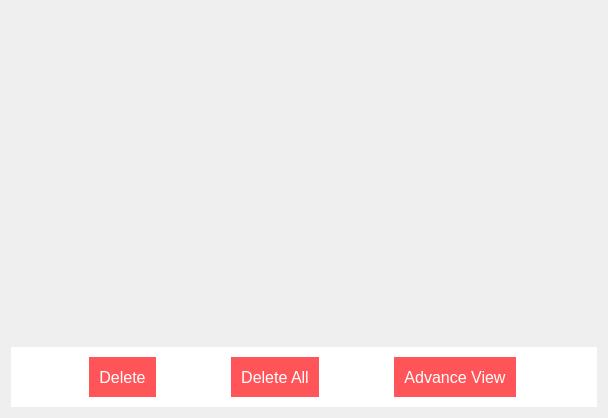
<?xml version="1.0" encoding="UTF-8"?>
<ui version="4.0">
 <class>ManageActivity</class>
 <widget class="QWidget" name="ManageActivity">
  <property name="geometry">
   <rect>
    <x>0</x>
    <y>0</y>
    <width>608</width>
    <height>418</height>
   </rect>
  </property>
  <property name="windowTitle">
   <string>Manage Activity</string>
  </property>
  <layout class="QHBoxLayout" name="horizontalLayout">
   <item>
    <layout class="QVBoxLayout" name="verticalLayout">
     <item>
      <widget class="QFrame" name="horizontalFrame">
       <property name="styleSheet">
        <string notr="true">QTableView {
    border: 1px solid #d3d3d3;  /* Border around the entire table */
    selection-background-color: #a1c4fd;  /* Background color for selected cells */
    selection-color: white;  /* Text color for selected cells */
    alternate-background-color: #f2f2f2;  /* Background color for alternate rows */
    gridline-color: #cccccc;  /* Color of gridlines separating cells */
    background-color: #ffffff;  /* Background color of the table */
}

/* Styling for individual cells */
QTableView::item {
    padding: 2px;  /* Padding inside each cell */
	font-size:12px;
    color: black;  /* Default text color */
    background-color: white;  /* Default background color of cells */
}

/* Styling for selected cells */
QTableView::item:selected {
    background-color: rgb(255, 85, 88);  /* Background color for selected cells */
    color: white;  /* Text color for selected cells */
}

/* Row Styling (for alternate rows) */
QTableView::item:alternate {
    background-color: #f9f9f9;  /* Background color for alternate rows */
}

/* Styling for header cells */
QHeaderView::section {
    background-color: rgb(104, 109, 118);  /*#2c3e50 Header background color */
    color: white;  /* Header text color */
    padding: 5px;  /* Padding for header cells */
    font-weight: bold;  /* Bold font for header text */
    text-align: center;  /* Center-align header text */
}

/* Header horizontal lines */
QHeaderView::section:horizontal {
    border-right: 1px solid #d3d3d3;  /* Border between header cells */
}

/* For sorting indicators in the header */
QHeaderView::indicator:checked {
    background-color: #0078d4;  /* Sorting indicator background color */
}


/* Scrollbar Styling */

QScrollBar:horizontal {
        min-width: 240px;
        height: 13px;
    }

    QScrollBar:vertical {
        min-height: 240px;
        width: 13px;
    }

    QScrollBar::groove {
        background: gray;
        border-radius: 2px;
    }

    QScrollBar::handle {
        background: rgb(74, 144, 226);
        border-radius: 2px;
    }

    QScrollBar::handle:horizontal {
        width: 25px;
    }

    QScrollBar::handle:vertical {
        height: 25px;
    }</string>
       </property>
       <layout class="QHBoxLayout" name="table_horizontalLayout"/>
      </widget>
     </item>
     <item>
      <widget class="QFrame" name="horizontalFrame">
       <property name="sizePolicy">
        <sizepolicy hsizetype="Preferred" vsizetype="Fixed">
         <horstretch>0</horstretch>
         <verstretch>0</verstretch>
        </sizepolicy>
       </property>
       <property name="maximumSize">
        <size>
         <width>16777215</width>
         <height>60</height>
        </size>
       </property>
       <property name="styleSheet">
        <string notr="true">background-color: rgb(255, 255, 255);</string>
       </property>
       <layout class="QHBoxLayout" name="horizontalLayout_2">
        <item>
         <widget class="QPushButton" name="del_btn">
          <property name="sizePolicy">
           <sizepolicy hsizetype="Fixed" vsizetype="Fixed">
            <horstretch>0</horstretch>
            <verstretch>0</verstretch>
           </sizepolicy>
          </property>
          <property name="maximumSize">
           <size>
            <width>16777215</width>
            <height>40</height>
           </size>
          </property>
          <property name="font">
           <font>
            <pointsize>12</pointsize>
           </font>
          </property>
          <property name="styleSheet">
           <string notr="true">QPushButton{
	color: rgb(255, 255, 255);
	background-color: rgb(255, 85, 88);
	border:none;
	padding:10px;
}
QPushButton:hover{
	background-color: rgb(194, 65, 69);
}</string>
          </property>
          <property name="text">
           <string>Delete</string>
          </property>
          <property name="icon">
           <iconset>
            <normalon>:/resources/icons/delete_selected.svg</normalon>
           </iconset>
          </property>
          <property name="iconSize">
           <size>
            <width>28</width>
            <height>28</height>
           </size>
          </property>
         </widget>
        </item>
        <item>
         <widget class="QPushButton" name="delete_all_btn">
          <property name="sizePolicy">
           <sizepolicy hsizetype="Fixed" vsizetype="Fixed">
            <horstretch>0</horstretch>
            <verstretch>0</verstretch>
           </sizepolicy>
          </property>
          <property name="maximumSize">
           <size>
            <width>16777215</width>
            <height>40</height>
           </size>
          </property>
          <property name="font">
           <font>
            <pointsize>12</pointsize>
           </font>
          </property>
          <property name="styleSheet">
           <string notr="true">QPushButton{
	color: rgb(255, 255, 255);
	background-color: rgb(255, 85, 88);
	border:none;
	padding:10px;
}
QPushButton:hover{
	background-color: rgb(194, 65, 69);
}</string>
          </property>
          <property name="text">
           <string>Delete All</string>
          </property>
          <property name="icon">
           <iconset>
            <normalon>:/resources/dashboard-icons/delete.svg</normalon>
           </iconset>
          </property>
          <property name="iconSize">
           <size>
            <width>28</width>
            <height>28</height>
           </size>
          </property>
         </widget>
        </item>
        <item>
         <widget class="QPushButton" name="pushButton_2">
          <property name="sizePolicy">
           <sizepolicy hsizetype="Fixed" vsizetype="Fixed">
            <horstretch>0</horstretch>
            <verstretch>0</verstretch>
           </sizepolicy>
          </property>
          <property name="maximumSize">
           <size>
            <width>16777215</width>
            <height>40</height>
           </size>
          </property>
          <property name="font">
           <font>
            <pointsize>12</pointsize>
           </font>
          </property>
          <property name="styleSheet">
           <string notr="true">QPushButton{
	color: rgb(255, 255, 255);
	background-color: rgb(255, 85, 88);
	border:none;
	padding:10px;
}
QPushButton:hover{
	background-color: rgb(194, 65, 69);
}</string>
          </property>
          <property name="text">
           <string>Advance View</string>
          </property>
          <property name="icon">
           <iconset>
            <normalon>:/resources/product-icons/advance_view.svg</normalon>
           </iconset>
          </property>
          <property name="iconSize">
           <size>
            <width>28</width>
            <height>28</height>
           </size>
          </property>
         </widget>
        </item>
       </layout>
      </widget>
     </item>
    </layout>
   </item>
  </layout>
 </widget>
 <resources/>
 <connections/>
</ui>
